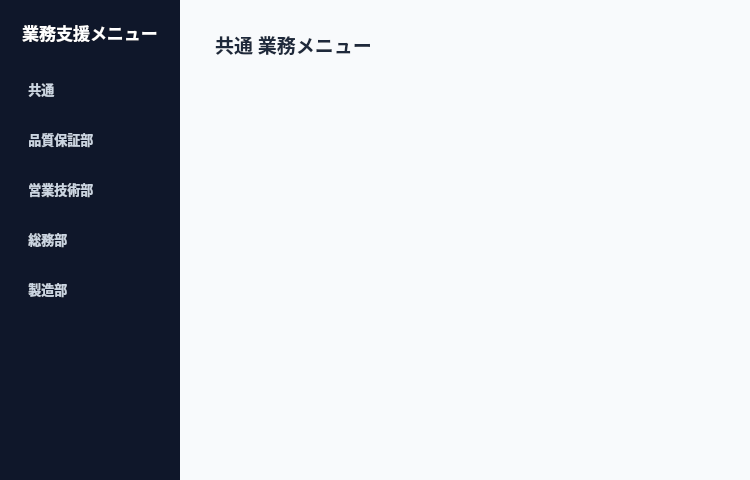
<?xml version="1.0" encoding="UTF-8"?>
<ui version="4.0">
 <class>MainMenuWindow</class>
 <widget class="QMainWindow" name="MainMenuWindow">
  <property name="geometry">
   <rect>
    <x>0</x>
    <y>0</y>
    <width>750</width>
    <height>480</height>
   </rect>
  </property>
  <property name="windowTitle">
   <string>業務支援メニュー</string>
  </property>
  <property name="styleSheet">
   <string notr="true">QMainWindow { background-color: #f8fafc; }
QFrame#Sidebar { background-color: #0f172a; }

/* 左側ナビゲーションボタン */
QFrame#Sidebar QPushButton {
    color: #cbd5e1 !important; 
    background-color: transparent !important; 
    text-align: left;
    padding-left: 15px; 
    border: none !important; 
    border-radius: 6px;
}
QFrame#Sidebar QPushButton:hover { color: #ffffff !important; background-color: #1e293b !important; }
QFrame#Sidebar QPushButton:checked { color: #ffffff !important; background-color: #2563eb !important; font-weight: bold; }

/* 右側業務機能ボタン（営業技術部・総務部共通の洗練されたネイビーデザイン） */
QStackedWidget QPushButton {
    background-color: #1e3a8a;
    color: #ffffff !important;
    border-radius: 6px;
    font-size: 11pt;
    font-weight: bold;
    border: 1px solid #172554;
}
QStackedWidget QPushButton:hover, QStackedWidget QPushButton:focus {
    background-color: #2563eb;
    color: #ffffff !important;
    border: 1px solid #60a5fa;
}
QStackedWidget QPushButton:disabled {
    background-color: #f1f5f9;
    color: #94a3b8 !important;
    border: 1px solid #e2e8f0;
}</string>
  </property>
  <widget class="QWidget" name="centralWidget">
   <layout class="QHBoxLayout" name="horizontalLayout_Main">
    <property name="spacing">
     <number>0</number>
    </property>
    <property name="leftMargin">
     <number>0</number>
    </property>
    <property name="topMargin">
     <number>0</number>
    </property>
    <property name="rightMargin">
     <number>0</number>
    </property>
    <property name="bottomMargin">
     <number>0</number>
    </property>
    <item>
     <widget class="QFrame" name="Sidebar">
      <property name="minimumSize">
       <size>
        <width>180</width>
        <height>0</height>
       </size>
      </property>
      <property name="maximumSize">
       <size>
        <width>180</width>
        <height>16777215</height>
       </size>
      </property>
      <layout class="QVBoxLayout" name="verticalLayout_Sidebar">
       <property name="spacing">
        <number>8</number>
       </property>
       <property name="leftMargin">
        <number>10</number>
       </property>
       <property name="topMargin">
        <number>20</number>
       </property>
       <property name="rightMargin">
        <number>10</number>
       </property>
       <property name="bottomMargin">
        <number>20</number>
       </property>
       <item>
        <widget class="QLabel" name="title_label">
         <property name="font">
          <font>
           <family>Meiryo</family>
           <pointsize>13</pointsize>
           <bold>true</bold>
          </font>
         </property>
         <property name="styleSheet">
          <string notr="true">color: #ffffff; margin-bottom: 15px;</string>
         </property>
         <property name="text">
          <string>業務支援メニュー</string>
         </property>
         <property name="alignment">
          <set>Qt::AlignCenter</set>
         </property>
        </widget>
       </item>
       <item>
        <widget class="QPushButton" name="btn_common">
         <property name="minimumSize">
          <size>
           <width>0</width>
           <height>42</height>
          </size>
         </property>
         <property name="font">
          <font><family>Meiryo</family><pointsize>10</pointsize><bold>true</bold></font>
         </property>
         <property name="text">
          <string> 共通</string>
         </property>
         <property name="checkable">
          <bool>true</bool>
         </property>
        </widget>
       </item>
       <item>
        <widget class="QPushButton" name="btn_qa">
         <property name="minimumSize">
          <size>
           <width>0</width>
           <height>42</height>
          </size>
         </property>
         <property name="font">
          <font><family>Meiryo</family><pointsize>10</pointsize><bold>true</bold></font>
         </property>
         <property name="text">
          <string> 品質保証部</string>
         </property>
         <property name="checkable">
          <bool>true</bool>
         </property>
        </widget>
       </item>
       <item>
        <widget class="QPushButton" name="btn_sales">
         <property name="minimumSize">
          <size>
           <width>0</width>
           <height>42</height>
          </size>
         </property>
         <property name="font">
          <font><family>Meiryo</family><pointsize>10</pointsize><bold>true</bold></font>
         </property>
         <property name="text">
          <string> 営業技術部</string>
         </property>
         <property name="checkable">
          <bool>true</bool>
         </property>
        </widget>
       </item>
       <item>
        <widget class="QPushButton" name="btn_admin">
         <property name="minimumSize">
          <size>
           <width>0</width>
           <height>42</height>
          </size>
         </property>
         <property name="font">
          <font><family>Meiryo</family><pointsize>10</pointsize><bold>true</bold></font>
         </property>
         <property name="text">
          <string> 総務部</string>
         </property>
         <property name="checkable">
          <bool>true</bool>
         </property>
        </widget>
       </item>
       <item>
        <widget class="QPushButton" name="btn_factory">
         <property name="minimumSize">
          <size>
           <width>0</width>
           <height>42</height>
          </size>
         </property>
         <property name="font">
          <font><family>Meiryo</family><pointsize>10</pointsize><bold>true</bold></font>
         </property>
         <property name="text">
          <string> 製造部</string>
         </property>
         <property name="checkable">
          <bool>true</bool>
         </property>
        </widget>
       </item>
       <item>
        <spacer name="spacer_sidebar">
         <property name="orientation">
          <enum>Qt::Vertical</enum>
         </property>
         <property name="sizeHint" stdset="0">
          <size>
           <width>20</width>
           <height>40</height>
          </size>
         </property>
        </spacer>
       </item>
      </layout>
     </widget>
    </item>
    <item>
     <widget class="QStackedWidget" name="stackedWidget">
      <property name="styleSheet">
       <string notr="true">background-color: #f8fafc;</string>
      </property>
      <widget class="QWidget" name="page_common">
       <layout class="QVBoxLayout" name="verticalLayout_common">
        <property name="leftMargin"><number>30</number></property>
        <property name="topMargin"><number>30</number></property>
        <property name="rightMargin"><number>30</number></property>
        <property name="bottomMargin"><number>30</number></property>
        <item>
         <widget class="QLabel" name="title_common">
          <property name="font">
           <font><family>Meiryo</family><pointsize>14</pointsize><bold>true</bold></font>
          </property>
          <property name="styleSheet">
           <string notr="true">color: #1e293b; margin-bottom: 20px;</string>
          </property>
          <property name="text">
           <string>共通 業務メニュー</string>
          </property>
         </widget>
        </item>
        <item>
         <spacer name="spacer_common_bottom">
          <property name="orientation"><enum>Qt::Vertical</enum></property>
          <property name="sizeHint" stdset="0"><size><width>20</width><height>40</height></size></property>
         </spacer>
        </item>
       </layout>
      </widget>
      <widget class="QWidget" name="page_qa">
       <layout class="QVBoxLayout" name="verticalLayout_qa">
        <property name="leftMargin"><number>30</number></property>
        <property name="topMargin"><number>30</number></property>
        <property name="rightMargin"><number>30</number></property>
        <property name="bottomMargin"><number>30</number></property>
        <item>
         <widget class="QLabel" name="title_qa">
          <property name="font">
           <font><family>Meiryo</family><pointsize>14</pointsize><bold>true</bold></font>
          </property>
          <property name="styleSheet">
           <string notr="true">color: #1e293b; margin-bottom: 20px;</string>
          </property>
          <property name="text">
           <string>品質保証部 業務メニュー</string>
          </property>
         </widget>
        </item>
        <item>
         <spacer name="spacer_qa_bottom">
          <property name="orientation"><enum>Qt::Vertical</enum></property>
          <property name="sizeHint" stdset="0"><size><width>20</width><height>40</height></size></property>
         </spacer>
        </item>
       </layout>
      </widget>
      
      <!-- ページ2：営業技術部（不要な開発中ボタンを削除し、受注照会のみに） -->
      <widget class="QWidget" name="page_sales">
       <layout class="QVBoxLayout" name="verticalLayout_sales">
        <property name="leftMargin"><number>30</number></property>
        <property name="topMargin"><number>30</number></property>
        <property name="rightMargin"><number>30</number></property>
        <property name="bottomMargin"><number>30</number></property>
        <item>
         <widget class="QLabel" name="title_sales">
          <property name="font">
           <font><family>Meiryo</family><pointsize>14</pointsize><bold>true</bold></font>
          </property>
          <property name="styleSheet">
           <string notr="true">color: #1e293b; margin-bottom: 20px;</string>
          </property>
          <property name="text">
           <string>営業技術部 業務メニュー</string>
          </property>
         </widget>
        </item>
        <item>
         <layout class="QHBoxLayout" name="horizontalLayout_sales_btns">
          <property name="spacing"><number>20</number></property>
          <item>
           <widget class="QPushButton" name="btn_juchu">
            <property name="sizePolicy">
             <sizepolicy hsizetype="Fixed" vsizetype="Fixed">
              <horstretch>0</horstretch>
              <verstretch>0</verstretch>
             </sizepolicy>
            </property>
            <property name="minimumSize">
             <size><width>160</width><height>80</height></size>
            </property>
            <property name="text">
             <string>受注照会</string>
            </property>
           </widget>
          </item>
          <item>
           <spacer name="spacer_sales_btns">
            <property name="orientation"><enum>Qt::Horizontal</enum></property>
            <property name="sizeHint" stdset="0"><size><width>40</width><height>20</height></size></property>
           </spacer>
          </item>
         </layout>
        </item>
        <item>
         <spacer name="spacer_sales_bottom">
          <property name="orientation"><enum>Qt::Vertical</enum></property>
          <property name="sizeHint" stdset="0"><size><width>20</width><height>40</height></size></property>
         </spacer>
        </item>
       </layout>
      </widget>
      
      <!-- ページ3：総務部 -->
      <widget class="QWidget" name="page_admin">
       <layout class="QVBoxLayout" name="verticalLayout_admin">
        <property name="leftMargin"><number>30</number></property>
        <property name="topMargin"><number>30</number></property>
        <property name="rightMargin"><number>30</number></property>
        <property name="bottomMargin"><number>30</number></property>
        <item>
         <widget class="QLabel" name="title_admin">
          <property name="font">
           <font><family>Meiryo</family><pointsize>14</pointsize><bold>true</bold></font>
          </property>
          <property name="styleSheet">
           <string notr="true">color: #1e293b; margin-bottom: 20px;</string>
          </property>
          <property name="text">
           <string>総務部 業務メニュー</string>
          </property>
         </widget>
        </item>
        <item>
         <layout class="QHBoxLayout" name="horizontalLayout_admin_btns">
          <property name="spacing"><number>20</number></property>
          <item>
           <widget class="QPushButton" name="btn_urikake">
            <property name="minimumSize">
             <size><width>160</width><height>80</height></size>
            </property>
            <property name="text">
             <string>売掛金回収状況一覧</string>
            </property>
           </widget>
          </item>
          <item>
           <widget class="QPushButton" name="btn_uriage_utivake">
            <property name="minimumSize">
             <size><width>160</width><height>80</height></size>
            </property>
            <property name="text">
             <string>納品書に基づく売上内訳</string>
            </property>
           </widget>
          </item>
          <item>
           <spacer name="spacer_admin_btns">
            <property name="orientation"><enum>Qt::Horizontal</enum></property>
            <property name="sizeHint" stdset="0"><size><width>40</width><height>20</height></size></property>
           </spacer>
          </item>
         </layout>
        </item>
        <item>
         <spacer name="spacer_admin_bottom">
          <property name="orientation"><enum>Qt::Vertical</enum></property>
          <property name="sizeHint" stdset="0"><size><width>20</width><height>40</height></size></property>
         </spacer>
        </item>
       </layout>
      </widget>
      
      <widget class="QWidget" name="page_factory">
       <layout class="QVBoxLayout" name="verticalLayout_factory">
        <property name="leftMargin"><number>30</number></property>
        <property name="topMargin"><number>30</number></property>
        <property name="rightMargin"><number>30</number></property>
        <property name="bottomMargin"><number>30</number></property>
        <item>
         <widget class="QLabel" name="title_factory">
          <property name="font">
           <font><family>Meiryo</family><pointsize>14</pointsize><bold>true</bold></font>
          </property>
          <property name="styleSheet">
           <string notr="true">color: #1e293b; margin-bottom: 20px;</string>
          </property>
          <property name="text">
           <string>製造部 業務メニュー</string>
          </property>
         </widget>
        </item>
        <item>
         <layout class="QHBoxLayout" name="horizontalLayout_factory_btns">
          <property name="spacing"><number>20</number></property>
          <item>
           <widget class="QPushButton" name="btn_seizu">
            <property name="enabled"><bool>false</bool></property>
            <property name="minimumSize">
             <size><width>160</width><height>80</height></size>
            </property>
            <property name="text">
             <string>生産計画登録(開発中)</string>
            </property>
           </widget>
          </item>
          <item>
           <spacer name="spacer_factory_btns">
            <property name="orientation"><enum>Qt::Horizontal</enum></property>
            <property name="sizeHint" stdset="0"><size><width>40</width><height>20</height></size></property>
           </spacer>
          </item>
         </layout>
        </item>
        <item>
         <spacer name="spacer_factory_bottom">
          <property name="orientation"><enum>Qt::Vertical</enum></property>
          <property name="sizeHint" stdset="0"><size><width>20</width><height>40</height></size></property>
         </spacer>
        </item>
       </layout>
      </widget>
     </widget>
    </item>
   </layout>
  </widget>
 </widget>
 <resources/>
 <connections/>
</ui>
